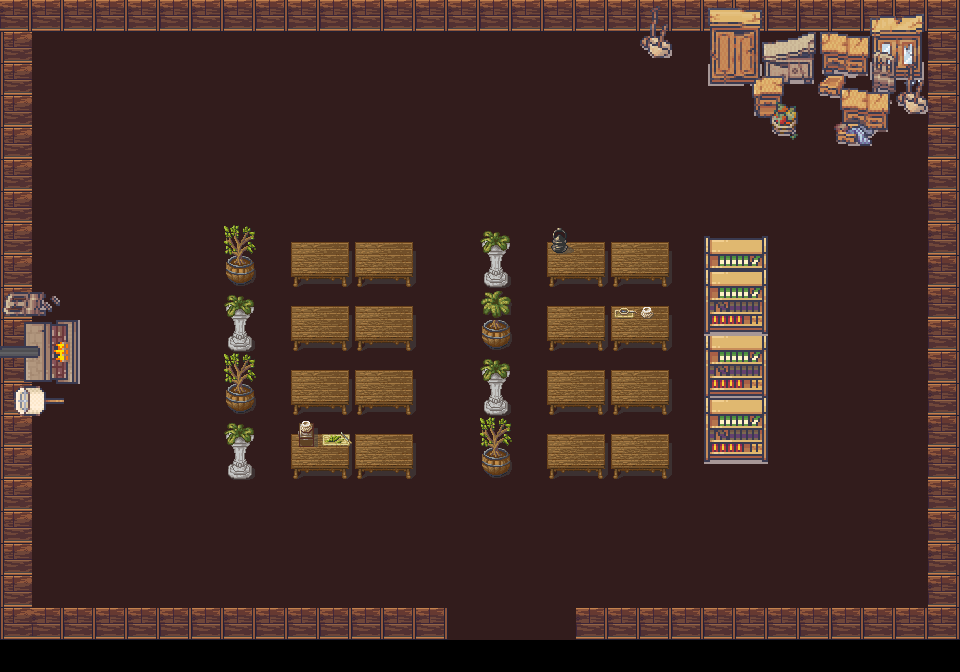

This is a level from a 2D game, rendered from its Tiled map with the project's own tilesets. A one-line summary and the map file follow, with tile-layer data summarised:
An orthogonal 30x21 tile map with 32x32 px tiles, 5 tile layers (floor, wall, deco1, deco2, ...), 4 tilesets and 6 objects (oompa3, oompa2, oompa1, c3, c2, ...).

<map version="1.10" tiledversion="1.10.2" orientation="orthogonal" renderorder="right-down" width="30" height="21" tilewidth="32" tileheight="32" infinite="0" nextlayerid="9" nextobjectid="13">
 <editorsettings>
  <export target="level2.tmj" format="json" />
 </editorsettings>
 <tileset firstgid="1" name="magecity" tilewidth="32" tileheight="32" tilecount="360" columns="8">
  <image source="magecity.png" width="256" height="1450" />
 </tileset>
 <tileset firstgid="361" name="trimsanddoors" tilewidth="32" tileheight="32" tilecount="750" columns="15">
  <image source="trimsanddoors.png" width="480" height="1600" />
 </tileset>
 <tileset firstgid="1111" name="Wall_unstable" tilewidth="32" tileheight="32" tilecount="7680" columns="96">
  <image source="Wall_unstable.png" width="3072" height="2560" />
 </tileset>
 <tileset firstgid="8791" name="livingRoom" tilewidth="32" tileheight="32" tilecount="720" columns="16">
  <image source="livingRoom.png" width="512" height="1440" />
 </tileset>
 <layer id="1" name="floor" width="30" height="21">
  <data>[630 cells, 600 non-empty, 3 distinct tile ids]</data>
 </layer>
 <layer id="5" name="wall" width="30" height="21">
  <data>[630 cells, 126 non-empty, 4 distinct tile ids]</data>
 </layer>
 <layer id="2" name="deco1" width="30" height="21">
  <data>[630 cells, 92 non-empty, 21 distinct tile ids]</data>
 </layer>
 <layer id="3" name="deco2" width="30" height="21">
  <data>[630 cells, 11 non-empty, 11 distinct tile ids]</data>
 </layer>
 <layer id="4" name="deco3" width="30" height="21">
  <data>[630 cells, 62 non-empty, 47 distinct tile ids]</data>
 </layer>
 <objectgroup id="7" name="enemyLayer">
  <object id="7" name="oompa3" x="491.059" y="133.409">
   <point />
  </object>
  <object id="8" name="oompa2" x="854.385" y="405.904">
   <point />
  </object>
  <object id="9" name="oompa1" x="136.248" y="539.313">
   <point />
  </object>
 </objectgroup>
 <objectgroup id="8" name="objectLayer">
  <object id="10" name="c3" x="164.632" y="173.148">
   <point />
  </object>
  <object id="11" name="c2" x="448.481" y="326.426">
   <point />
  </object>
  <object id="12" name="c1" x="823.162" y="573.375">
   <point />
  </object>
 </objectgroup>
</map>
